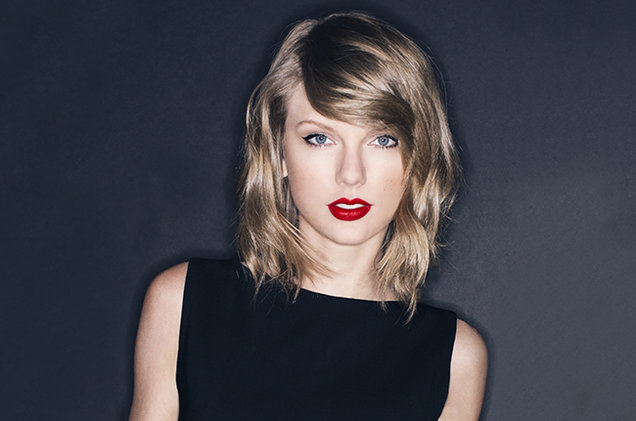
#> input picture taylor_swift.jpg, 636 x 421 px
$ python sixth.py
#> lines starting #> are read from the running program, lines starting #| are printed output that depends on the picture
#getting individual channels, awesome merge effect
from PIL import Image

image = Image.open("taylor_swift.jpg")
#> image is the input picture: PIL image 636x421 RGB; mean R, G, B 65.3, 65.2, 72.6

#separate the colors from an image
r,g,b = image.split()
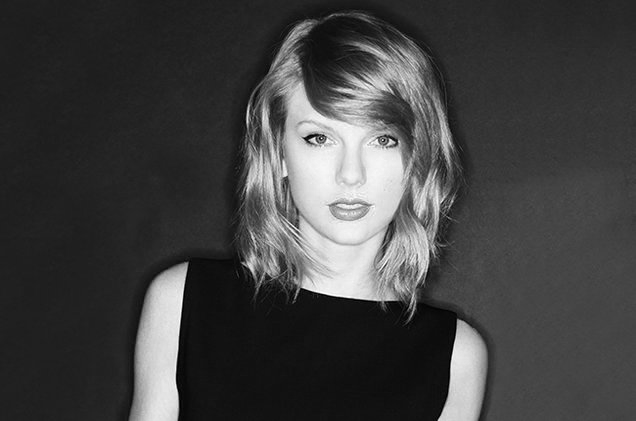
#> r: PIL image 636x421 L; min 0, max 255, mean 65.3
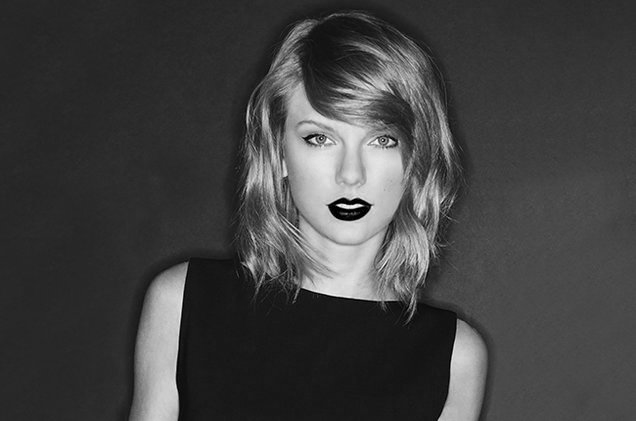
#> g: PIL image 636x421 L; min 0, max 255, mean 65.2


'''
r,g.show()
g.show()
b.show()
'''

new_img = Image.merge("RGB",(r,g,b))
new_img.show()


#basic transformation
image1 = Image.open("heart.png")
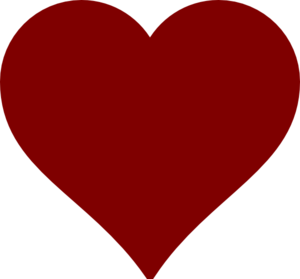
#> input picture heart.png, 300 x 279 px
#> image1 is the input picture: PIL image 300x279 RGBA; mean R, G, B, A 86.9, 0, 0, 169.8
size_image = image1.resize((250,250))
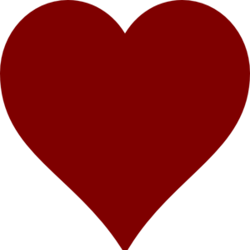
#> size_image: PIL image 250x250 RGBA; mean R, G, B, A 86, 0, 0, 169.8; transparent parts drawn white
flip_image = image1.transpose(Image.FLIP_TOP_BOTTOM)
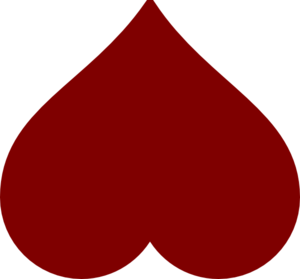
#> flip_image: PIL image 300x279 RGBA; mean R, G, B, A 86.9, 0, 0, 169.8; transparent parts drawn white
spin_image = image1.transpose(Image.ROTATE_90)
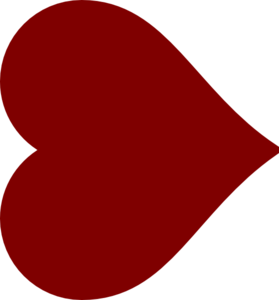
#> spin_image: PIL image 279x300 RGBA; mean R, G, B, A 86.9, 0, 0, 169.8; transparent parts drawn white

size_image.show()
flip_image.show()
spin_image.show()


#modes and filters
from PIL import ImageFilter
image2 = Image.open("taylor_swift.jpg")

#L stands for luminance
black_white  = image2.convert("L")
black_white.show()

blur = image2.filter(ImageFilter.BLUR)
detail = image2.filter(ImageFilter.DETAIL)
edges = image2.filter(ImageFilter.FIND_EDGES)
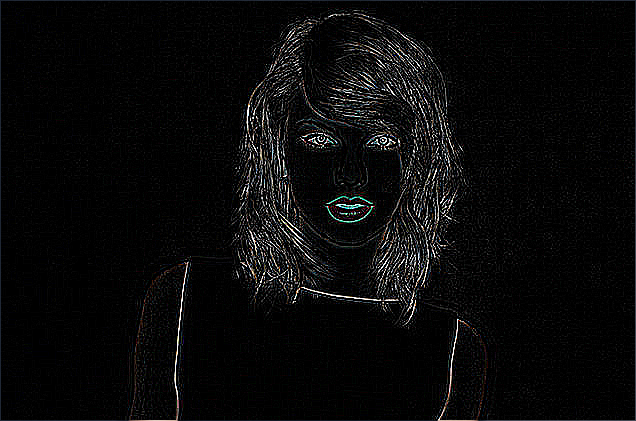
#> edges: PIL image 636x421 RGB; mean R, G, B 9.7, 9.7, 9.8

blur.show()
detail.show()
edges.show()


#struct
from struct import *

#store as bytes data
#i stands for integer, f stands for float
packed_data = pack('iif',6,19,4.73)
print(packed_data)

print(calcsize('i'))
print(calcsize('f'))
print(calcsize('iif'))

#to get bytes back to normal (b'\x06\x00\x00\x00\x13\x00\x00\x00)\\\x97@')
original_data = unpack('iif',packed_data)
print(original_data)

print(unpack('iif',b'\x06\x00\x00\x00\x13\x00\x00\x00)\\\x97@'))


#map
#map provides the function of iterating each value in income list and assign it to dollars
income = [10,30,75]
def double_money(dollars):
    return dollars*2

new_income = list(map(double_money,income))
print(new_income)


#bitwise operators
#Binary AND
a = 50      #110010
b = 25      #011001
c = a & b   #010000
print(c)

#Binary RIGHT SHIFT
x = 240     #11110000
y = x >> 2  #00111100
print(y)


#finding largest or smallest items
import heapq

grades = [32,43,654,34,132,66,99,532]

#the first parameter is to find the top 3 largest
#the second parameter is to get what dataset
print(heapq.nlargest(3,grades))


stocks = [
    {'ticker':'AAPL','price':201},
    {'ticker':'GOOG','price':800},
    {'ticker':'F','price':54},
    {'ticker':'MSFT','price': 313},
    {'ticker':'TUNA','price': 68}
]
print(heapq.nsmallest(2,stocks,key=lambda stock:stock['price']))


#dictionary calculations
stocks = {
    'GOOG':434,
    'AAPL':325,
    'FB':54,
    'AMZN':623,
    'F':32,
    'MSFT':549
}

min_price = min(zip(stocks.values(),stocks.keys()))
print(min_price)


#finding most frequent items
from collections import Counter
text = "We hope to one day become the world's leader in free, educational resources. We are constantly "\
        "discovering and adding more free content to the website everyday. There is already an enormous "\
        "amount of resources online that can be accessed for free by anyone in the world, the main issue "\
        "right now is that very little of it is organized or structured in any way. We want to be the "\
        "solution to that problem"

words = text.split()
print(words)

counter = Counter(words)
#the parameter to find the top three most common words
top_three = counter.most_common(3)
print(top_three)


#dictionary multiple key sort
from operator import itemgetter

users = [
    {'fname':'Mary','lname':'Chew'},
    {'fname': 'Tom', 'lname': 'Roberts'},
    {'fname': 'Bernie', 'lname': 'Zunks'},
    {'fname': 'Jenna', 'lname': 'Hayes'},
    {'fname': 'Sally', 'lname': 'Jones'},
    {'fname': 'Amanda', 'lname': 'Roberts'},
    {'fname': 'Tom', 'lname': 'Williams'},
    {'fname': 'Dean', 'lname': 'Hayes'},
    {'fname': 'Bernie', 'lname': 'Barbie'},
    {'fname': 'Tom', 'lname': 'Jones'}
]

for x in sorted(users,key=itemgetter('fname','lname')):
    print(x)


#sorting custom objects
from operator import attrgetter

class User:
    def __init__(self,x,y):
        self.name = x
        self.user_id = y

    #__repr__ is a string representation of the User object
    def __repr__(self):
        return self.name + " : " + str(self.user_id)

users = [
    User('Mary',43),
    User('Sally', 5),
    User('Tuna', 61),
    User('Brian', 2),
    User('Joby', 77),
    User('Amanda', 9)
]


for user in sorted(users,key=attrgetter('name')):
    print(user)

print('-----')

for user in sorted(users,key=attrgetter('user_id')):
    print(user)
